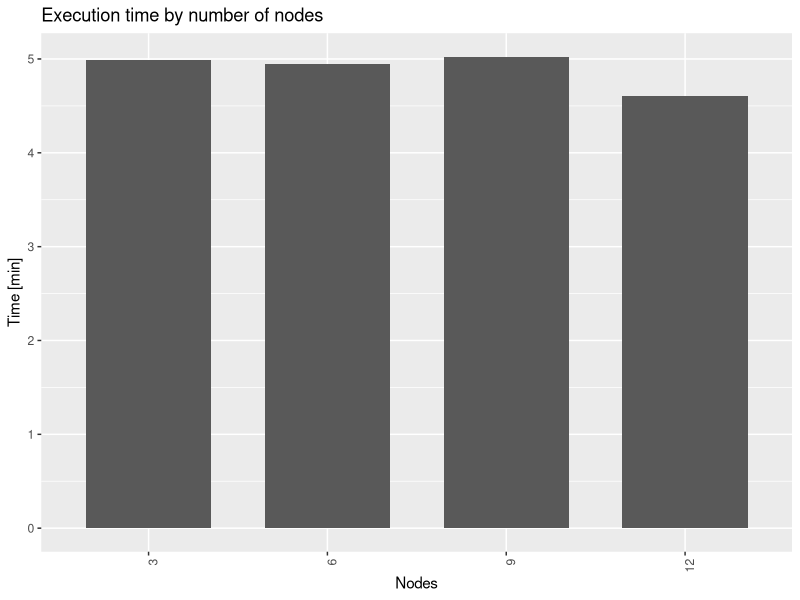
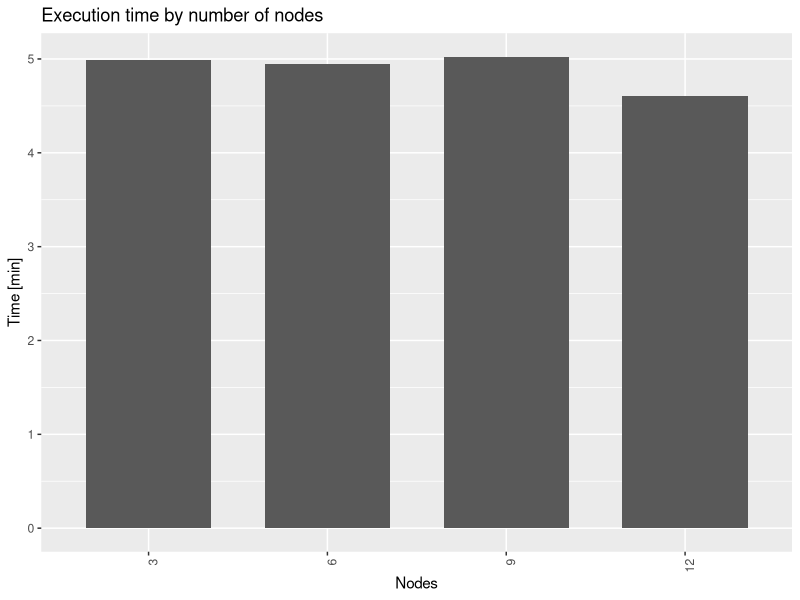

Reproduce these figures in R, in order.
require(tidyverse)
require(lubridate)

paramsPattern = "num-executors|filter"
getParams <- function(command){
  params = str_trim(str_split(command, "--")[[1]])
  params = params[grepl(paramsPattern, params)]
  return(paste(params, collapse = " "))
}

log = enframe(readLines("scaleup.txt"))
spark = log %>% filter(grepl(value, pattern = "SparkSubmit ")) %>% 
  separate(value, into = c("time", "duration", "appId", "command"), sep = "\\|")
spark$params = spark$command %>% map(getParams)
spark = spark %>% separate(params, into = c(NA,"nodes", NA, "filter"), sep = " ") %>%
  mutate(load = rep(1:4, 10)) %>%
  select(appId, nodes, filter, load) 

START = "Getting LDCELs for B"
END   = "Merging DCELs"
pattern = paste0(START,"|",END)
fields = c("time", "duration", "appId", "phase")
sdcel0 = log %>% filter(grepl(value, pattern = pattern)) %>%
  separate(value, fields, sep = "\\|") %>%
  mutate(phase = str_trim(phase), duration = as.numeric(duration) / 1000.0) %>%
  mutate(time = parse_date_time(str_replace(time,",","."), "%Y-%m-%d %H:%M:%OS")) %>%
  select(appId, phase, time, duration) 

## Pivot by time (results in minutes)...
sdcel1 = sdcel0 %>% select(appId, phase, time) %>% pivot_wider(names_from = phase, values_from = time)
names(sdcel1) = c("appId", "read", "merge")
sdcel = sdcel1 %>% mutate(time = merge - read)

## Pivot by duration (results in seconds)...
##sdcel2 = sdcel0 %>% select(appId, phase, duration) %>% pivot_wider(names_from = phase, values_from = duration)
##names(sdcel2) = c("appId", "read", "merge")
##sdcel = sdcel2 %>% mutate(time = merge - read)

data = spark %>% inner_join(sdcel, by = "appId") %>% select(nodes, time) %>%
  group_by(nodes) %>% summarise(time = mean(time))
data$nodes = factor(data$nodes, levels = c("3", "6", "9", "12"))

p = ggplot(data = data, aes(x = nodes, y = time)) +
  geom_bar(stat="identity", position=position_dodge(width = 0.75), width = 0.7) + 
  theme(axis.text.x = element_text(angle = 90, hjust = 1)) + 
  labs(x="Nodes", y="Time [min]", title="Execution time by number of nodes") 
plot(p)

ggsave(paste0("scaleup.pdf"), width = 12, height = 8, device = "pdf")